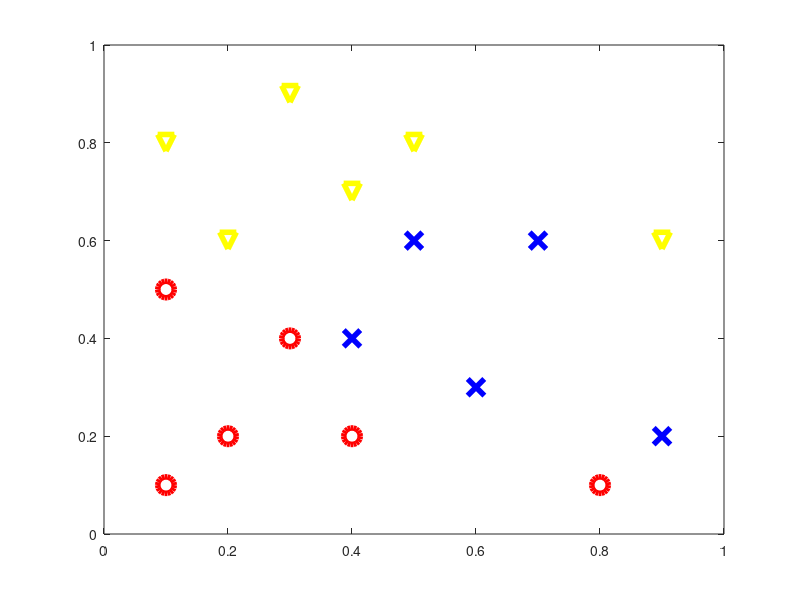

Recreate this plot in MATLAB. (Note: this script raises an error after producing the figure.)
function pclassifier_more_points
%PCLASSIFIER
%   
%   Set up data for neural net test
%   Use backpropagation to train 
%   Visualize results
%
% Luis Hebrero 2024
%
%%%%%%% DATA %%%%%%%%%%%
% xcoords, ycoords, targets
x1 = [0.1,0.3,0.1,0.2,0.4,0.6,0.5,0.9,0.4,0.7,0.3,0.4,0.2,0.1,0.5, 0.9,0.8];
x2 = [0.1,0.4,0.5,0.2,0.2,0.3,0.6,0.2,0.4,0.6,0.9,0.7,0.6,0.8,0.8, 0.6,0.1];
y = [ones(1,5) zeros(1,11) 1; zeros(1,5) ones(1,5) zeros(1,7); zeros(1,10) ones(1,6) 0];

figure(1)
clf
a1 = subplot(1,1,1);
plot(x1(1:5),x2(1:5),'ro','MarkerSize',12,'LineWidth',4)
hold on
plot(x1(17),x2(17),'ro','MarkerSize',12,'LineWidth',4)
plot(x1(6:10),x2(6:10),'bx','MarkerSize',12,'LineWidth',4)
plot(x1(11:16),x2(11:16),'yv','MarkerSize',12,'LineWidth',4)
a1.XTick = [0 1];
a1.YTick = [0 1];
a1.FontWeight = 'Bold';
a1.FontSize = 10;
xlim([0,1])
ylim([0,1])

print -dpng pic_more_points.png

%%%%%%%%%%%%%%%%%%%%%%%%%%%%%%%%%%%%%%%%
% Initialize weights and biases 
rng(5000);
W2 = 0.5*randn(2,2);
W3 = 0.5*randn(3,2);
W4 = 0.5*randn(3,3);
b2 = 0.5*randn(2,1);
b3 = 0.5*randn(3,1);
b4 = 0.5*randn(3,1);
%%%%%%%%%%%%%%%%%%%%%%%%%%%%%%%%%%%%%%%%

%%%%%%%%%%%%%%%%%%%%%%%%%%%%%%%%%%%%%%%%
% Forward and Back propagate 
% Pick a training point at random
eta = 0.05;
Niter = 1e6;
savecost = zeros(Niter,1);
for counter = 1:Niter
    k = randi(17);
    x = [x1(k); x2(k)];
    % Forward pass
    a2 = activate(x,W2,b2);
    a3 = activate(a2,W3,b3);
    a4 = activate(a3,W4,b4);
    % Backward pass
    delta4 = a4.*(1-a4).*(a4-y(:,k));
    delta3 = a3.*(1-a3).*(W4'*delta4);
    delta2 = a2.*(1-a2).*(W3'*delta3);
    % Gradient step
    W2 = W2 - eta*delta2*x';
    W3 = W3 - eta*delta3*a2';
    W4 = W4 - eta*delta4*a3';
    b2 = b2 - eta*delta2;
    b3 = b3 - eta*delta3;
    b4 = b4 - eta*delta4;
    % Monitor progress
    newcost = cost(W2,W3,W4,b2,b3,b4);   % display cost to screen
    savecost(counter) = newcost;
end

figure(2)
clf
semilogy(1:1e4:Niter,savecost(1:1e4:Niter),'b-','LineWidth',2)
xlabel('Iteration Number')
ylabel('Value of cost function')
set(gca,'FontWeight','Bold','FontSize',10)
print -dpng pic_cost_more_points.png

%%%%%%%%%%% Display shaded and unshaded regions 
N = 500;
Dx = 1/N;
Dy = 1/N;
xvals = 0:Dx:1;
yvals = 0:Dy:1;
for k1 = 1:N+1
    xk = xvals(k1);
    for k2 = 1:N+1
        yk = yvals(k2);
        xy = [xk;yk];
        a2 = activate(xy,W2,b2);
        a3 = activate(a2,W3,b3);
        a4 = activate(a3,W4,b4);
        Aval(k2,k1) = a4(1);
        Bval(k2,k1) = a4(2);
        Cval(k2,k1) = a4(3);
     end
end
[X,Y] = meshgrid(xvals,yvals);

figure(3)
clf
a2 = subplot(1,1,1);

Mval = ones(size(Aval));

Mval(Cval >= Aval & Cval >= Bval) = 2;
Mval(Aval >= Bval & Aval >= Cval) = 1;
Mval(Bval >= Aval & Bval >= Cval) = 0;

contourf(X, Y, Mval, [-1 0.75 1.5 2.5]); 

hold on

colormap([1 1 1; 0.8 0.8 0.8; 0.5 0.5 0.5]);

plot(x1(1:5),x2(1:5),'ro','MarkerSize',12,'LineWidth',4)
plot(x1(17),x2(17),'ro','MarkerSize',12,'LineWidth',4)
plot(x1(6:10),x2(6:10),'bx','MarkerSize',12,'LineWidth',4)
plot(x1(11:16),x2(11:16),'yv','MarkerSize',12,'LineWidth',4)
a2.XTick = [0 1];
a2.YTick = [0 1];
a2.FontWeight = 'Bold';
a2.FontSize = 10;
xlim([0,1])
ylim([0,1])

print -dpng classifier_back_more_points.png

  function costval = cost(W2,W3,W4,b2,b3,b4)

     costvec = zeros(10,1); 
     for i = 1:10
         x =[x1(i);x2(i)];
         a2 = activate(x,W2,b2);
         a3 = activate(a2,W3,b3);
         a4 = activate(a3,W4,b4);
         costvec(i) = norm(y(:,i) - a4,2);
     end
     costval = norm(costvec,2)^2;
   end % of nested function

end
